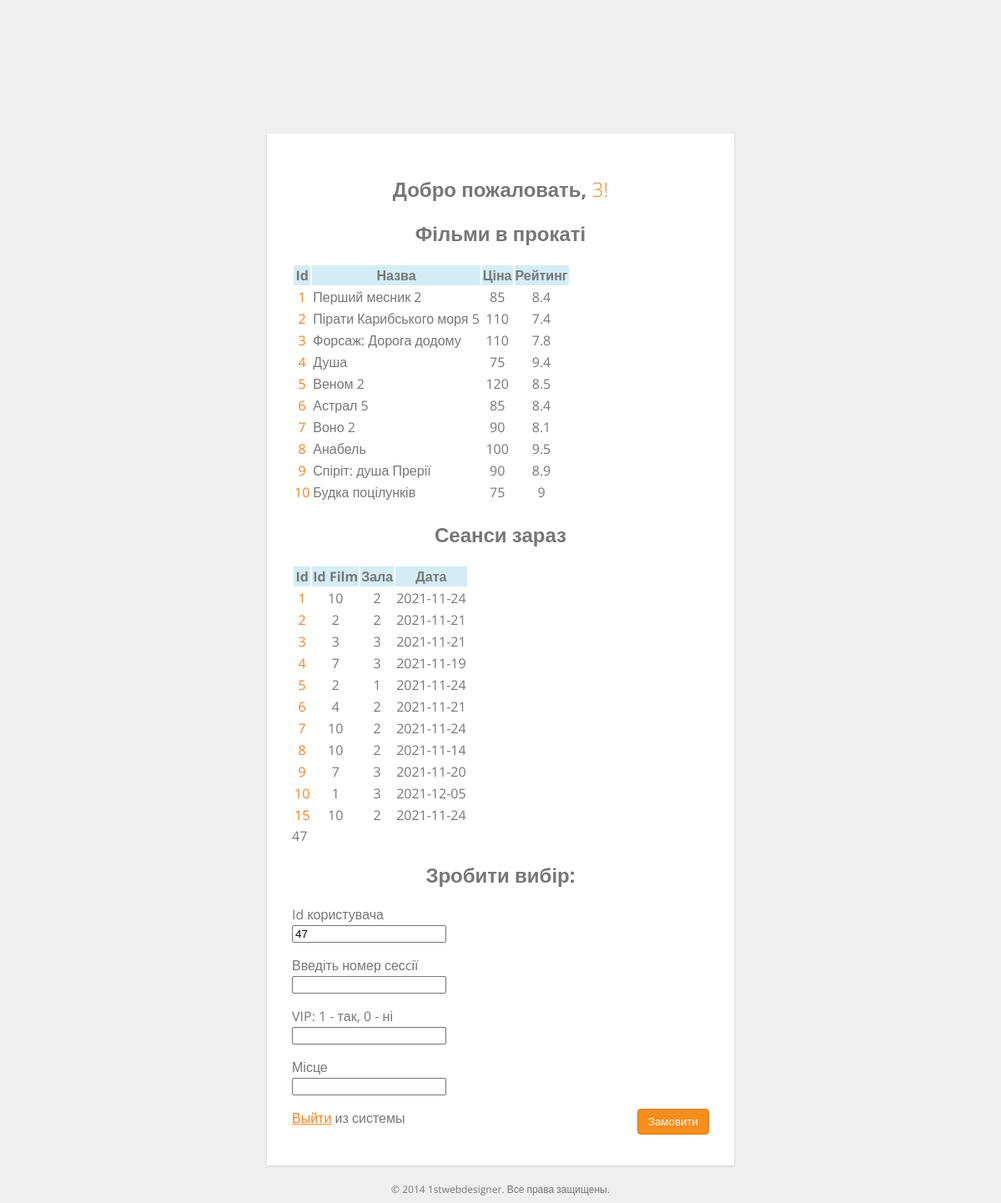
Screenshot of /intropage2.php (signed in) with the database file from the repository.
### tables this page shows
CREATE TABLE `film` (
  `id_film` bigint UNSIGNED NOT NULL,
  `name` varchar(45) NOT NULL,
  `price` int NOT NULL,
  `rating` float NOT NULL
);

CREATE TABLE `session` (
  `id_session` bigint UNSIGNED NOT NULL,
  `film_id_film` bigint UNSIGNED NOT NULL,
  `hall_id_hall` bigint UNSIGNED NOT NULL,
  `time` date NOT NULL
);

CREATE TABLE `user` (
  `id_user` bigint UNSIGNED NOT NULL,
  `name` varchar(45) NOT NULL,
  `phone` varchar(17) NOT NULL,
  `password` varchar(90) NOT NULL
);

### intropage2.php (the view, shortened to what this page needs)
<?php
if(!isset($_SESSION["session_phone"])):
header("location:index.php");
else:
?>
<?php require_once("includes/connection.php"); ?>
<!DOCTYPE html>
<html lang="en">
<head>
<link href="css/style.css" media="screen" rel="stylesheet">
</head>
<div id="welcome" background="photo/fone.jpg">
<h2 align='center'>Добро пожаловать, <span><?php echo $_SESSION['session_phone'];?>! </span></h2>
<h2 align='center'>Фільми в прокаті</h2>
<?php
$user_phone=$_SESSION['session_phone'];
$sql2=mysqli_query($con,"SELECT id_user FROM user WHERE phone='$user_phone'");
while($roww=mysqli_fetch_assoc($sql2))
 {
	$user_id_user=$roww['id_user'];
 }
$sql = "SELECT * FROM film";
if($result = $con->query($sql)){
    echo "<table><tr bgcolor='#D3EDF6'><th>Id</th><th>Назва</th><th>Ціна</th><th>Рейтинг</th></tr>";
    foreach($result as $row){?>
        <tr>
           <?php
		    echo "<td align='center'><a>" . $row["id_film"] . "</a></td>";
            echo "<td>" . $row["name"] . "</td>";
            echo "<td align='center'>" . $row["price"] . "</td>";
			echo "<td align='center'>" . $row["rating"] . "</td>";?>
        </tr>
   <?php }
    echo "</table>";
} else{
    echo "Ошибка: " . $conn->error;
}?>
<h2 align='center'>Сеанси зараз</h2>
<?php
$sql2 = "SELECT * FROM session";
if($result2 = $con->query($sql2)){
    echo "<table><tr bgcolor='#D3EDF6'><th>Id</th><th>Id Film</th><th>Зала</th><th>Дата</th></tr>";
    foreach($result2 as $row){?>
        <tr>
           <?php
		    echo "<td align='center'><a>" . $row["id_session"] . "</a></td>";
            echo "<td align='center'>" . $row["film_id_film"] . "</td>";
            echo "<td align='center'>" . $row["hall_id_hall"] . "</td>";
			echo "<td align='center'>" . $row["time"] . "</td>";?>
        </tr>
   <?php }
    echo "</table>";
	echo $user_id_user;
} else{
    echo "Ошибка: " . $conn->error;
}
?>
  <h2 align='center'>Зробити вибір:</h2>
  <form action="" id="loginform" method="post"name="loginform">
<p><label for="user_login">Id користувача<br>
<input class="input" id="user_id_user" name="user_id_user"size="20"
type="number" value="<?php echo $user_id_user ?>"></label></p>
<p><label for="user_pass">Введіть номер сесcії<br>
<input class="input" id="session_id_session" name="session_id_session"size="20"
type="number" value=""></label></p>
<p><label for="user_pass">VIP: 1 - так, 0 - ні<br>
<input class="input" id="VIP" name="VIP"size="20"
type="number" value=""></label></p>
<p><label for="user_pass">Місце<br>
<input class="input" id="place" name="place"size="20"
type="number" value=""></label></p>
</form>
<p class="submit">
<input class="button" type="submit" name="insert" value="Замовити">
</p>
  <p><a href="logout.php">Выйти</a> из системы</p>
</div>
<?php include("includes/footer.php"); ?>
<?php endif; ?>

### css/style.css (style rules this page uses)
a { color: #f58220; font-weight: 400; }
span { font-weight: 300; color: #f58220; }
#welcome { width: 500px; padding: 30px; background: #fff; margin: 160px auto 0; -webkit-box-shadow: 0 1px 3px rgba(0,0,0,.13); -moz-box-shadow: 0 1px 3px rgba(0,0,0,.13); box-shadow: 0 1px 3px rgba(0,0,0,.13); }
.button { border: solid 1px #da7c0c; background: #f78d1d; background: -webkit-gradient(linear, left top, leftbottom, from(#faa51a), to(#f47a20)); background: -moz-linear-gradient(top, #faa51a, #f47a20); filter: progid:DXImageTransform.Microsoft.gradient(startColorstr='#faa51a', endColorstr='#f47a20'); color: #fff; padding: 7px 12px; -webkit-border-radius:4px; moz-border-radius:4px; border-radius:4px; float: right; cursor: pointer; }

### rows the page displays
film: id_film "1", name "Перший месник 2", price "85", rating "8.4"
film: id_film "2", name "Пірати Карибського моря 5", price "110", rating "7.4"
film: id_film "3", name "Форсаж: Дорога додому", price "110", rating "7.8"
film: id_film "4", name "Душа", price "75", rating "9.4"
film: id_film "5", name "Веном 2", price "120", rating "8.5"
film: id_film "6", name "Астрал 5", price "85", rating "8.4"
film: id_film "7", name "Воно 2", price "90", rating "8.1"
film: id_film "8", name "Анабель", price "100", rating "9.5"
film: id_film "9", name "Спіріт: душа Прерії", price "90", rating "8.9"
film: id_film "10", name "Будка поцілунків", price "75", rating "9"
session: id_session "1", film_id_film "10", hall_id_hall "2", time "2021-11-24"
session: id_session "2", film_id_film "2", hall_id_hall "2", time "2021-11-21"
session: id_session "3", film_id_film "3", hall_id_hall "3", time "2021-11-21"
session: id_session "4", film_id_film "7", hall_id_hall "3", time "2021-11-19"
session: id_session "5", film_id_film "2", hall_id_hall "1", time "2021-11-24"
session: id_session "6", film_id_film "4", hall_id_hall "2", time "2021-11-21"
session: id_session "7", film_id_film "10", hall_id_hall "2", time "2021-11-24"
session: id_session "8", film_id_film "10", hall_id_hall "2", time "2021-11-14"
session: id_session "9", film_id_film "7", hall_id_hall "3", time "2021-11-20"
session: id_session "10", film_id_film "1", hall_id_hall "3", time "2021-12-05"
session: id_session "15", film_id_film "10", hall_id_hall "2", time "2021-11-24"
user: id_user "47", user_id_user "47"

### other values shown
$_SESSION['session_phone'] "3"
